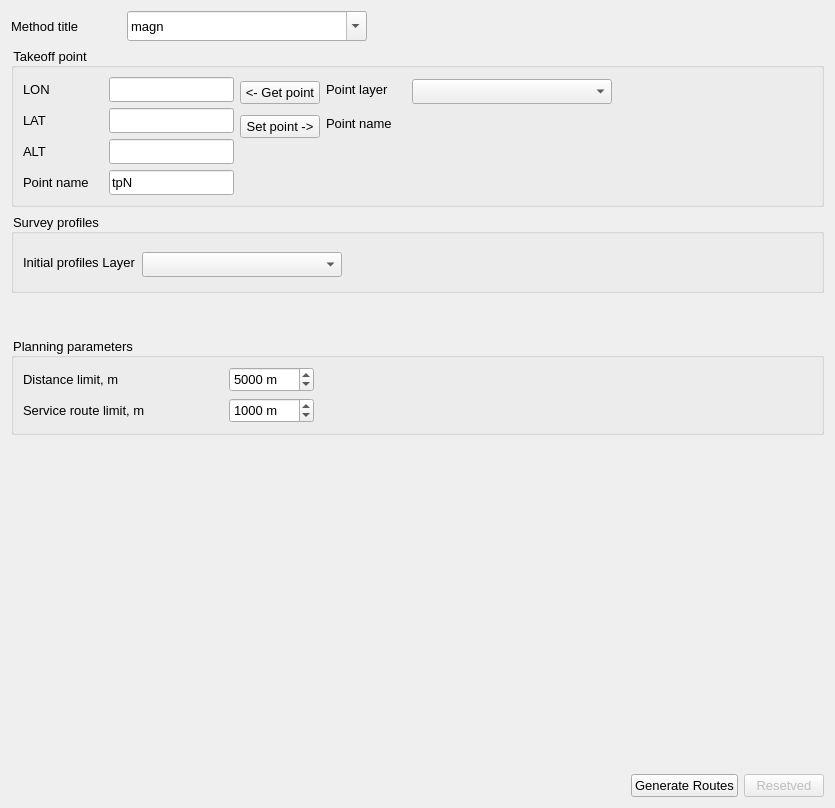
<?xml version="1.0" encoding="UTF-8"?>
<ui version="4.0">
 <class>RoutePlan_form</class>
 <widget class="QWidget" name="RoutePlan_form">
  <property name="enabled">
   <bool>true</bool>
  </property>
  <property name="geometry">
   <rect>
    <x>0</x>
    <y>0</y>
    <width>835</width>
    <height>808</height>
   </rect>
  </property>
  <property name="minimumSize">
   <size>
    <width>600</width>
    <height>0</height>
   </size>
  </property>
  <property name="windowTitle">
   <string>Plan Route</string>
  </property>
  <property name="styleSheet">
   <string notr="true">font-size:10pt</string>
  </property>
  <layout class="QVBoxLayout" name="verticalLayout_2">
   <item>
    <layout class="QHBoxLayout" name="method_name_horizontalLayout">
     <item>
      <widget class="QLabel" name="label_6">
       <property name="minimumSize">
        <size>
         <width>110</width>
         <height>30</height>
        </size>
       </property>
       <property name="maximumSize">
        <size>
         <width>100</width>
         <height>30</height>
        </size>
       </property>
       <property name="text">
        <string>Method title</string>
       </property>
      </widget>
     </item>
     <item>
      <widget class="QComboBox" name="choose_surv_method_comboBox">
       <property name="minimumSize">
        <size>
         <width>240</width>
         <height>30</height>
        </size>
       </property>
       <property name="editable">
        <bool>true</bool>
       </property>
       <item>
        <property name="text">
         <string>magn</string>
        </property>
       </item>
       <item>
        <property name="text">
         <string>1</string>
        </property>
       </item>
       <item>
        <property name="text">
         <string>gamma</string>
        </property>
       </item>
      </widget>
     </item>
     <item>
      <spacer name="horizontalSpacer_3">
       <property name="orientation">
        <enum>Qt::Horizontal</enum>
       </property>
       <property name="sizeHint" stdset="0">
        <size>
         <width>40</width>
         <height>20</height>
        </size>
       </property>
      </spacer>
     </item>
    </layout>
   </item>
   <item>
    <widget class="QGroupBox" name="groupBox">
     <property name="sizePolicy">
      <sizepolicy hsizetype="Expanding" vsizetype="Maximum">
       <horstretch>0</horstretch>
       <verstretch>0</verstretch>
      </sizepolicy>
     </property>
     <property name="title">
      <string>Takeoff point</string>
     </property>
     <layout class="QHBoxLayout" name="horizontalLayout">
      <item>
       <layout class="QFormLayout" name="formLayout">
        <item row="0" column="0">
         <widget class="QLabel" name="label">
          <property name="minimumSize">
           <size>
            <width>80</width>
            <height>0</height>
           </size>
          </property>
          <property name="maximumSize">
           <size>
            <width>16777215</width>
            <height>80</height>
           </size>
          </property>
          <property name="text">
           <string>LON</string>
          </property>
         </widget>
        </item>
        <item row="0" column="1">
         <widget class="QLineEdit" name="lineEdit_lon">
          <property name="minimumSize">
           <size>
            <width>0</width>
            <height>25</height>
           </size>
          </property>
          <property name="maximumSize">
           <size>
            <width>16777215</width>
            <height>20</height>
           </size>
          </property>
          <property name="font">
           <font>
            <pointsize>10</pointsize>
           </font>
          </property>
          <property name="inputMask">
           <string/>
          </property>
         </widget>
        </item>
        <item row="1" column="0">
         <widget class="QLabel" name="label_2">
          <property name="minimumSize">
           <size>
            <width>80</width>
            <height>0</height>
           </size>
          </property>
          <property name="maximumSize">
           <size>
            <width>16777215</width>
            <height>80</height>
           </size>
          </property>
          <property name="text">
           <string>LAT</string>
          </property>
         </widget>
        </item>
        <item row="1" column="1">
         <widget class="QLineEdit" name="lineEdit_lat">
          <property name="minimumSize">
           <size>
            <width>0</width>
            <height>25</height>
           </size>
          </property>
          <property name="maximumSize">
           <size>
            <width>16777215</width>
            <height>20</height>
           </size>
          </property>
          <property name="font">
           <font>
            <pointsize>10</pointsize>
           </font>
          </property>
          <property name="inputMask">
           <string/>
          </property>
         </widget>
        </item>
        <item row="2" column="0">
         <widget class="QLabel" name="label_3">
          <property name="minimumSize">
           <size>
            <width>80</width>
            <height>0</height>
           </size>
          </property>
          <property name="text">
           <string>ALT</string>
          </property>
         </widget>
        </item>
        <item row="2" column="1">
         <widget class="QLineEdit" name="lineEdit_alt">
          <property name="minimumSize">
           <size>
            <width>0</width>
            <height>25</height>
           </size>
          </property>
          <property name="maximumSize">
           <size>
            <width>16777215</width>
            <height>20</height>
           </size>
          </property>
          <property name="font">
           <font>
            <pointsize>10</pointsize>
           </font>
          </property>
          <property name="inputMask">
           <string/>
          </property>
         </widget>
        </item>
        <item row="3" column="0">
         <widget class="QLabel" name="label_12">
          <property name="minimumSize">
           <size>
            <width>80</width>
            <height>0</height>
           </size>
          </property>
          <property name="text">
           <string>Point name</string>
          </property>
         </widget>
        </item>
        <item row="3" column="1">
         <widget class="QLineEdit" name="lineEdit">
          <property name="minimumSize">
           <size>
            <width>0</width>
            <height>25</height>
           </size>
          </property>
          <property name="font">
           <font>
            <pointsize>10</pointsize>
           </font>
          </property>
          <property name="text">
           <string>tpN</string>
          </property>
         </widget>
        </item>
       </layout>
      </item>
      <item>
       <layout class="QVBoxLayout" name="verticalLayout">
        <item>
         <layout class="QGridLayout" name="gridLayout">
          <item row="0" column="0" rowspan="2">
           <widget class="QPushButton" name="pushButton_get_to_point">
            <property name="minimumSize">
             <size>
              <width>80</width>
              <height>0</height>
             </size>
            </property>
            <property name="text">
             <string>&lt;- Get point</string>
            </property>
           </widget>
          </item>
          <item row="0" column="1">
           <widget class="QLabel" name="label_7">
            <property name="minimumSize">
             <size>
              <width>80</width>
              <height>0</height>
             </size>
            </property>
            <property name="text">
             <string>Point layer</string>
            </property>
           </widget>
          </item>
          <item row="0" column="2">
           <widget class="QgsMapLayerComboBox" name="takeoff_point_layer_ComboBox">
            <property name="minimumSize">
             <size>
              <width>200</width>
              <height>25</height>
             </size>
            </property>
            <property name="maximumSize">
             <size>
              <width>200</width>
              <height>20</height>
             </size>
            </property>
            <property name="font">
             <font>
              <pointsize>10</pointsize>
             </font>
            </property>
           </widget>
          </item>
          <item row="1" column="1" rowspan="2">
           <widget class="QLabel" name="label_8">
            <property name="minimumSize">
             <size>
              <width>80</width>
              <height>0</height>
             </size>
            </property>
            <property name="text">
             <string>Point name</string>
            </property>
           </widget>
          </item>
          <item row="2" column="0">
           <widget class="QPushButton" name="pushButton">
            <property name="minimumSize">
             <size>
              <width>80</width>
              <height>0</height>
             </size>
            </property>
            <property name="text">
             <string>Set point -&gt;</string>
            </property>
           </widget>
          </item>
          <item row="2" column="2">
           <widget class="QgsFeaturePickerWidget" name="takeoff_point_ComboBox">
            <property name="minimumSize">
             <size>
              <width>200</width>
              <height>25</height>
             </size>
            </property>
            <property name="maximumSize">
             <size>
              <width>16777215</width>
              <height>20</height>
             </size>
            </property>
            <property name="font">
             <font>
              <pointsize>10</pointsize>
             </font>
            </property>
           </widget>
          </item>
         </layout>
        </item>
        <item>
         <spacer name="verticalSpacer">
          <property name="orientation">
           <enum>Qt::Vertical</enum>
          </property>
          <property name="sizeHint" stdset="0">
           <size>
            <width>20</width>
            <height>40</height>
           </size>
          </property>
         </spacer>
        </item>
       </layout>
      </item>
      <item>
       <spacer name="horizontalSpacer_4">
        <property name="orientation">
         <enum>Qt::Horizontal</enum>
        </property>
        <property name="sizeHint" stdset="0">
         <size>
          <width>187</width>
          <height>20</height>
         </size>
        </property>
       </spacer>
      </item>
     </layout>
    </widget>
   </item>
   <item>
    <layout class="QHBoxLayout" name="horizontalLayout_3">
     <item>
      <widget class="QGroupBox" name="groupBox_2">
       <property name="minimumSize">
        <size>
         <width>0</width>
         <height>80</height>
        </size>
       </property>
       <property name="title">
        <string>Survey profiles</string>
       </property>
       <layout class="QHBoxLayout" name="horizontalLayout_6">
        <item>
         <layout class="QHBoxLayout" name="horizontalLayout_2">
          <item>
           <widget class="QLabel" name="label_4">
            <property name="minimumSize">
             <size>
              <width>90</width>
              <height>20</height>
             </size>
            </property>
            <property name="maximumSize">
             <size>
              <width>16777215</width>
              <height>20</height>
             </size>
            </property>
            <property name="text">
             <string>Initial profiles Layer</string>
            </property>
           </widget>
          </item>
          <item>
           <widget class="QgsMapLayerComboBox" name="profiles_mMapLayerComboBox">
            <property name="minimumSize">
             <size>
              <width>200</width>
              <height>25</height>
             </size>
            </property>
            <property name="maximumSize">
             <size>
              <width>16777215</width>
              <height>20</height>
             </size>
            </property>
            <property name="font">
             <font>
              <pointsize>10</pointsize>
             </font>
            </property>
           </widget>
          </item>
         </layout>
        </item>
        <item>
         <spacer name="horizontalSpacer_5">
          <property name="orientation">
           <enum>Qt::Horizontal</enum>
          </property>
          <property name="sizeHint" stdset="0">
           <size>
            <width>40</width>
            <height>20</height>
           </size>
          </property>
         </spacer>
        </item>
       </layout>
      </widget>
     </item>
    </layout>
   </item>
   <item>
    <layout class="QHBoxLayout" name="horizontalLayout_5">
     <item>
      <widget class="QLabel" name="warning_icon_label">
       <property name="sizePolicy">
        <sizepolicy hsizetype="Fixed" vsizetype="Fixed">
         <horstretch>0</horstretch>
         <verstretch>0</verstretch>
        </sizepolicy>
       </property>
       <property name="minimumSize">
        <size>
         <width>32</width>
         <height>32</height>
        </size>
       </property>
       <property name="maximumSize">
        <size>
         <width>32</width>
         <height>32</height>
        </size>
       </property>
       <property name="text">
        <string/>
       </property>
      </widget>
     </item>
     <item>
      <widget class="QLabel" name="warning_text_label">
       <property name="minimumSize">
        <size>
         <width>200</width>
         <height>32</height>
        </size>
       </property>
       <property name="maximumSize">
        <size>
         <width>16777215</width>
         <height>32</height>
        </size>
       </property>
       <property name="text">
        <string/>
       </property>
      </widget>
     </item>
    </layout>
   </item>
   <item>
    <widget class="QGroupBox" name="groupBox_3">
     <property name="minimumSize">
      <size>
       <width>200</width>
       <height>0</height>
      </size>
     </property>
     <property name="title">
      <string>Planning parameters</string>
     </property>
     <layout class="QGridLayout" name="gridLayout_2">
      <item row="0" column="1">
       <widget class="QSpinBox" name="survey_dist_spinBox">
        <property name="minimumSize">
         <size>
          <width>80</width>
          <height>25</height>
         </size>
        </property>
        <property name="font">
         <font>
          <pointsize>10</pointsize>
         </font>
        </property>
        <property name="suffix">
         <string> m</string>
        </property>
        <property name="maximum">
         <number>999999</number>
        </property>
        <property name="value">
         <number>5000</number>
        </property>
       </widget>
      </item>
      <item row="0" column="0">
       <widget class="QLabel" name="label_5">
        <property name="minimumSize">
         <size>
          <width>200</width>
          <height>0</height>
         </size>
        </property>
        <property name="maximumSize">
         <size>
          <width>140</width>
          <height>16777215</height>
         </size>
        </property>
        <property name="text">
         <string>Distance limit, m</string>
        </property>
       </widget>
      </item>
      <item row="1" column="0">
       <widget class="QLabel" name="label_9">
        <property name="minimumSize">
         <size>
          <width>200</width>
          <height>0</height>
         </size>
        </property>
        <property name="text">
         <string>Service route limit, m</string>
        </property>
       </widget>
      </item>
      <item row="0" column="2">
       <spacer name="horizontalSpacer_2">
        <property name="orientation">
         <enum>Qt::Horizontal</enum>
        </property>
        <property name="sizeHint" stdset="0">
         <size>
          <width>40</width>
          <height>20</height>
         </size>
        </property>
       </spacer>
      </item>
      <item row="1" column="1">
       <widget class="QSpinBox" name="waypoint_dist_spinBox">
        <property name="minimumSize">
         <size>
          <width>80</width>
          <height>25</height>
         </size>
        </property>
        <property name="font">
         <font>
          <pointsize>10</pointsize>
         </font>
        </property>
        <property name="suffix">
         <string> m</string>
        </property>
        <property name="maximum">
         <number>999999</number>
        </property>
        <property name="value">
         <number>1000</number>
        </property>
       </widget>
      </item>
     </layout>
    </widget>
   </item>
   <item>
    <spacer name="verticalSpacer_2">
     <property name="orientation">
      <enum>Qt::Vertical</enum>
     </property>
     <property name="sizeHint" stdset="0">
      <size>
       <width>20</width>
       <height>329</height>
      </size>
     </property>
    </spacer>
   </item>
   <item>
    <layout class="QHBoxLayout" name="horizontalLayout_8">
     <item>
      <spacer name="horizontalSpacer">
       <property name="orientation">
        <enum>Qt::Horizontal</enum>
       </property>
       <property name="sizeHint" stdset="0">
        <size>
         <width>40</width>
         <height>20</height>
        </size>
       </property>
      </spacer>
     </item>
     <item>
      <widget class="QPushButton" name="pushButton_generate_profiles">
       <property name="enabled">
        <bool>true</bool>
       </property>
       <property name="text">
        <string>Generate Routes</string>
       </property>
      </widget>
     </item>
     <item>
      <widget class="QPushButton" name="pushButton_export">
       <property name="enabled">
        <bool>false</bool>
       </property>
       <property name="text">
        <string>Resetved</string>
       </property>
      </widget>
     </item>
    </layout>
   </item>
  </layout>
 </widget>
 <customwidgets>
  <customwidget>
   <class>QgsFeaturePickerWidget</class>
   <extends>QWidget</extends>
   <header>qgsfeaturepickerwidget.h</header>
  </customwidget>
  <customwidget>
   <class>QgsMapLayerComboBox</class>
   <extends>QComboBox</extends>
   <header>qgsmaplayercombobox.h</header>
  </customwidget>
 </customwidgets>
 <resources/>
 <connections/>
</ui>
